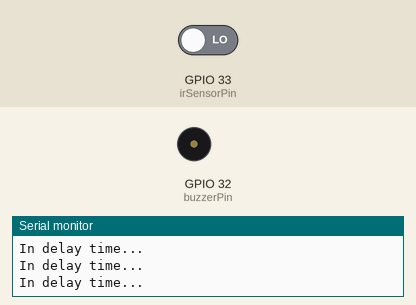
A sketch run on a simulated ESP32. Parts: buzzer (waves = sounding, pin HIGH), the last lines printed to the serial monitor. Inputs (shaded band) come from the test bench; at power-on: GPIO 33 (irSensorPin) LOW.

Above: at 1.2 s.
1.3 s: GPIO 33 (irSensorPin) driven HIGH
At 2.5 s:
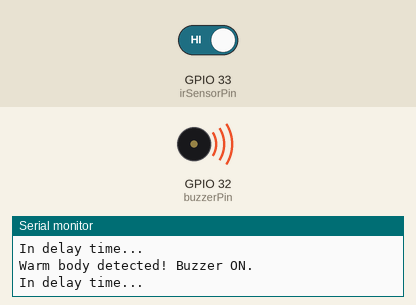
2.8 s: GPIO 33 (irSensorPin) driven LOW
At 3.9 s:
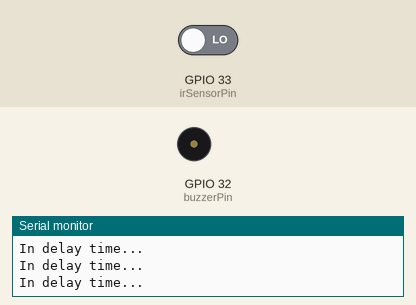
Timing chart, 0 to 5.8 s (numbered marks = the images above; inputs shaded):
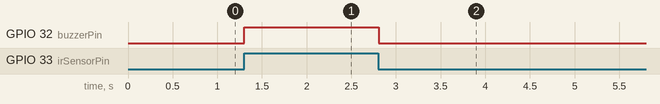

The sketch:

DeerBuzz1.ino
```cpp
// Define the connections
const int irSensorPin = 33;  // Replace with your IR sensor GPIO pin
const int buzzerPin = 32;    // Replace with your buzzer GPIO pin

unsigned long lastMotionDetectedTime = 0; // Time when motion was last detected

void setup() {
  // Initialize the IR sensor pin as an input
  pinMode(irSensorPin, INPUT);
  // Initialize the buzzer pin as an output
  pinMode(buzzerPin, OUTPUT);
  // Start the serial connection
  Serial.begin(115200);
  Serial.println("System is ready.");
}

void loop() {
  // Read the IR sensor
  int sensorValue = digitalRead(irSensorPin);

  // If the IR sensor detects a warm body (assuming HIGH when detected)
  if (sensorValue == HIGH) {
    // Turn on the buzzer
    digitalWrite(buzzerPin, HIGH);
    // Print a message to the serial monitor
    Serial.println("Warm body detected! Buzzer ON.");

    // Record the time of detection
    lastMotionDetectedTime = millis();
  } else {
    // Turn off the buzzer
    digitalWrite(buzzerPin, LOW);
  }

  // Check if the sensor is still in the HIGH state since last detection
  if (millis() - lastMotionDetectedTime < 2000) { // Change 2000 to the max expected duration
    // If less than 2 seconds have passed, assume we're in the delay window
    Serial.println("In delay time...");
  } else {
    // More than 2 seconds have passed since the last HIGH signal
    Serial.println("Delay time has passed. No warm body detected. Buzzer OFF.");
  }

  // Add a short delay to avoid reading too frequently
  delay(100);
}
```

Measured:
- after the input at 1.3 s, GPIO 32 (buzzerPin): LOW → HIGH at once
- after the input at 2.8 s, GPIO 32 (buzzerPin): HIGH → LOW at once
